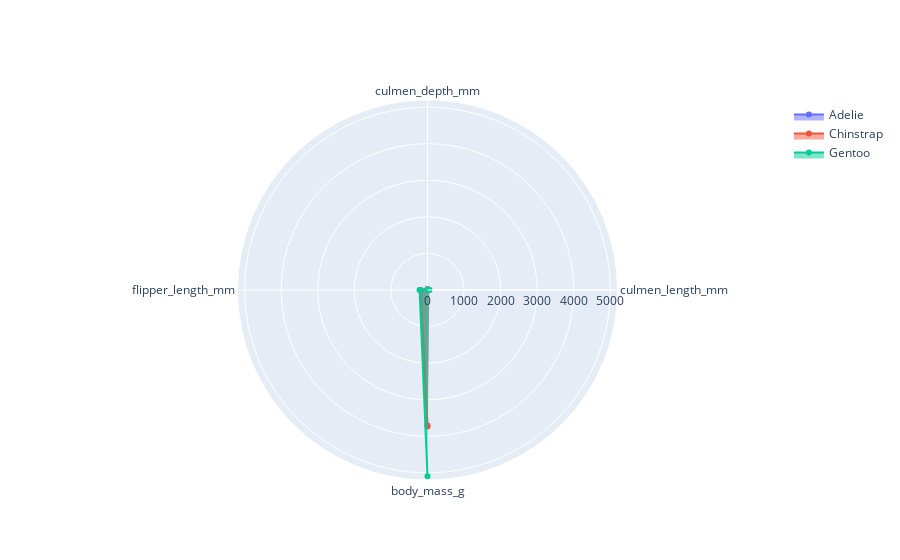

The cell this chart's notebook holds for it:
### Code cell
fig = go.Figure()

# vamos agregando cada uno de los radarchart de manera individual
fig.add_trace(
    go.Scatterpolar(
        r=agrupado.iloc[0,:], # fila 0 y excluimos primera col de nombre, r es de radio
        theta= categorias,# determina el angulo
        fill='toself',
        name='Adelie'
    )
)

fig.add_trace(
    go.Scatterpolar(
        r=agrupado.iloc[1,:], 
        theta= categorias,
        fill='toself',
        name='Chinstrap'
    )
)

fig.add_trace(
    go.Scatterpolar(
        r=agrupado.iloc[2,:],
        theta= categorias,
        fill='toself',
        name='Gentoo' # a partir de 3 mejor grafico de barras multiples
    )
)

fig.show()

### Figure 1 — Plotly figure (JSON) as saved in the notebook; plotly's stock layout.template omitted (floating-point values rounded to 4 significant figures)
{"data": [{"fill": "toself", "name": "Adelie", "r": [38.82, 18.35, 190.1, 3706.0], "theta": ["culmen_length_mm", "culmen_depth_mm", "flipper_length_mm", "body_mass_g"], "type": "scatterpolar"}, {"fill": "toself", "name": "Chinstrap", "r": [48.83, 18.42, 195.8, 3733.0], "theta": ["culmen_length_mm", "culmen_depth_mm", "flipper_length_mm", "body_mass_g"], "type": "scatterpolar"}, {"fill": "toself", "name": "Gentoo", "r": [47.54, 15.0, 217.2, 5091.0], "theta": ["culmen_length_mm", "culmen_depth_mm", "flipper_length_mm", "body_mass_g"], "type": "scatterpolar"}], "layout": {}}
